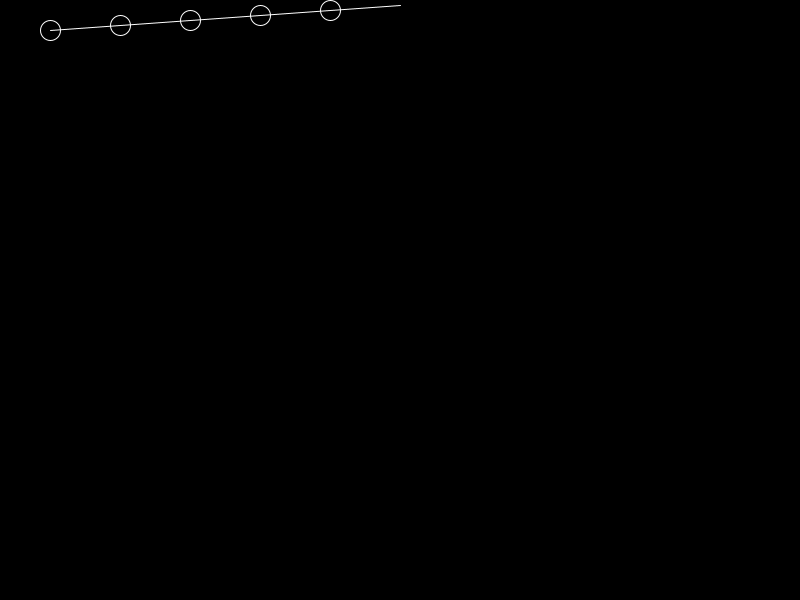
Frame 1 (no input)
Frame 60 (the mouse pressed at the canvas centre just before this capture): blank canvas, image omitted
Frame 120 (the mouse held since frame 60 and released just before this capture): blank canvas, image omitted

The Processing sketch that drew this single still picture (run headless with seeded random() and noise(); from frame 60 on, the mouse is pressed at the canvas centre):

// Processing sketch: tdn_huriko
// ── tdn_huriko.pde

Huriko h;

void setup() {
  size(800, 600);
  
  h = new Huriko(5);
  
}

void draw() {
  background(0);
  
  h.update();
  h.draw();
}

class Huriko {
  PVector g;
  
  int n;
  Ball[] bs;
  
  Vec[] m;
  Vec v, alp;
    
  Huriko(int n_) {
    g = new PVector(0, .6);
    
    n = ( n_<2 ? 2 : n_ );
    
    bs = new Ball[n+1];
    bs[0] = new Ball(new PVector(width/2, 5));
    
    PVector p = new PVector(-70, 5);
    for(int i=0;i<n;i++) {
      bs[i+1] = new Ball(PVector.add(bs[i].p, p), p.mag());
    }
    
    m = new Vec[3];
    m[0] = new Vec(n);m[1] = new Vec(n);m[2] = new Vec(n);
    v = new Vec(n);
    alp = new Vec(n);
  }
  
  Ball get(int i) {
   //if(!(0>i) && i<bs.length)
   return bs[i];
  }
  
  void setM() {
    PVector pd, nd, fd;
    pd = PVector.sub(get(1).p, get(0).p);
    nd = PVector.sub(get(2).p, get(1).p);
    fd = PVector.sub(get(3).p, get(2).p);
    
    m[0].set(0, 0);
    m[1].set(0, -pd.magSq()/get(1).m);
    m[2].set(0, nd.dot(pd)/get(1).m);
    
    for(int i=1;i<n-1;i++) {
      m[0].set(i, nd.dot(pd)/get(i-1).m);
      m[1].set(i, -nd.magSq()*(get(i).m+get(i-1).m)/(get(i).m*get(i-1).m));
      m[2].set(i, pd.dot(nd)/get(i).m);
      
      pd.set(nd);
      nd.set(fd);
      fd = PVector.sub(get(i+1).p, get(i).p);
      
    }
    
    m[0].set(n-1, fd.dot(nd)/get(n-1).m);
    m[1].set(n-1, -fd.magSq()*(get(n).m+get(n-1).m)/(get(n).m*get(n-1).m));
    m[2].set(n-1, 0);
    
    v.set(0, -g.dot(PVector.sub(get(1).p, get(0).p)) 
    -get(1).v.magSq());
    for(int i=1;i<n;i++) {
      v.set(i, -(PVector.sub( get(i+1).v, get(i).v) ).magSq());
    }
    
  }
  
  void solM() {
    for(int i=0;i<n;i++) {
      if(0<i) {
        v.sub(i, v.get(i-1)*m[0].get(i));
        m[1].sub(i, m[2].get(i-1)*m[0].get(i));
        m[0].set(i, 0);
      }
      if(i<n-1)m[2].div(i, m[1].get(i));
      v.div(i, m[1].get(i));
      m[1].set(i, 1);
      
    }
    
    alp.set(n-1, v.get(n-1));
    for(int i=1;i<n;i++) {
      alp.set(n-1-i, v.get(n-1-i)-m[2].get(n-1-i)*alp.get(n-i));
    }
    
  }
  
  void calA() {
    PVector[] l = new PVector[n];
    l[0] = PVector.sub(get(1).p, get(0).p);
    PVector a;
    
    for(int i=0;i<n;i++) {
      a = PVector.mult(this.g, get(i+1).m);
      a.add(PVector.mult(l[i], -alp.get(i)));
      if(i<n-1) {
        l[i+1] = PVector.sub(get(i+2).p, get(i+1).p);
        a.add(PVector.mult(l[i+1], alp.get(i+1)));
      }
      a.div(get(i+1).m);
      get(i+1).a.set(a);
    }
  }
  
  void addA() {
    for(int i=0;i<n;i++) {
      get(i+1).update();
    }
  }
  
  void update() {
    if(bs.length<1)return ;
    else {
      this.setM();
      this.solM();
      this.calA();
      this.addA();
    }
  }
  
  void draw() {
    if(bs.length<1)return ;
    for(int i=1;i<bs.length;i++) {
      get(i).draw(get(i-1));
    }
    
  }
  
}

class Ball {
  PVector p = new PVector(0, 0),v = new PVector(0, 0),a = new PVector(0, 0);
  float m=10.0, l=50;
  
  Ball() {
  }
  
  Ball(PVector p) {
    this.p = p;
  }
  
  Ball(PVector p,  float l) {
    this.p = p;
    this.l = l;
  }
  
  /*Ball(PVector p, PVector v) {
    this.p = p;
    this.v = v;
  }*/
  
  Ball(PVector p, PVector v, float m, float l) {
    this.p = p;
    this.v = v;
    this.m = m;
    this.l = l;
  }
  
  void update() {
    //println(a);
    v.add(a);
    p.add(v);
    
  }
  
  void draw(Ball o) {
    stroke(255);
    line(o.p.x, o.p.y, p.x, p.y);
    noFill();
    ellipse(p.x, p.y, m*2, m*2);
  }
  
}

class Vec {
  float[] v;
  
  Vec(int n) {
    v = new float[n];
    
  }
  
  void reset() {
    for(int i=0;i<v.length;i++) {
      v[i] = 0;
    }
  }
  
  float get(int i) {
    //if(!(i<0) && i<v.length)
    return v[i];
  }
  
  void set(int i,float a) {
    //if(!(i<0) && i<v.length)
    v[i] = a;
  }
  
  void add(int i,float a) {
    //if(!(i<0) && i<v.length)
    v[i] += a;
  }
  
  void sub(int i,float a) {
    //if(!(i<0) && i<v.length)
    v[i] -= a;
  }
  
  void mul(int i,float a) {
    //if(!(i<0) && i<v.length)
    v[i] *= a;
  }
  
  void div(int i,float a) {
    //if(!(i<0) && i<v.length)
    v[i] /= a;
  }
  
  int len() {
    return v.length;
  }
  
}
